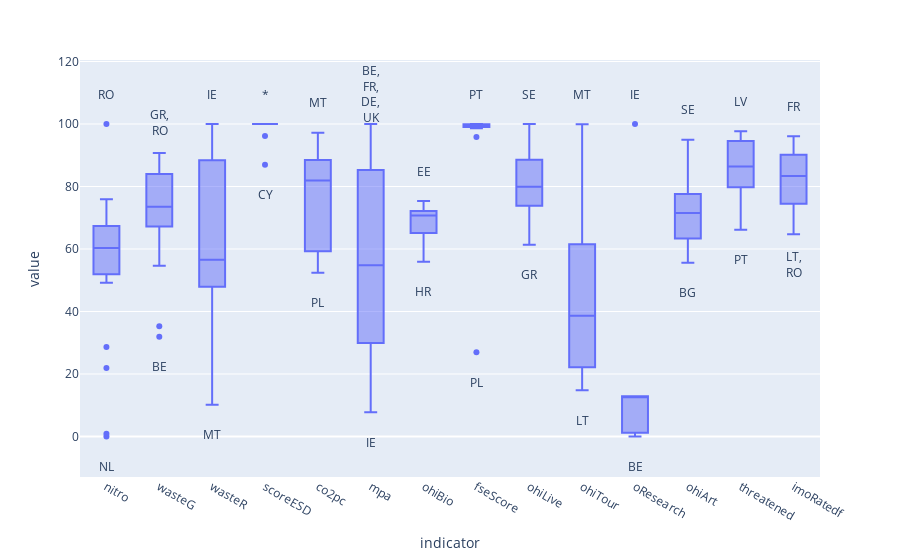

Notebook code for this chart:
### Code cell
# plot min, max, and EEZ-weigthed average for indicators

indicatorsBox = (
    fullData[fullData.index.isin([2021], level=1)]
    .stack()
    .reset_index()
    .rename(columns={0: "value", "level_2": "indicator"})
)
indicatorsBox = indicatorsBox[indicatorsBox.indicator.isin(varNames)]
indicatorsBox.Country= indicatorsBox.Country.map(country_to_abbrev)

fig = px.box(indicatorsBox, x="indicator", y="value")
# add Countries in the max and min
# create annotation list, x is the x-axis position of the annotation
annoList = []
x = 0
for s in indicatorsBox.indicator.unique():
    # get max value for indicator
    maxVal = np.max(indicatorsBox[indicatorsBox["indicator"] == s]["value"])
    # get countries with max value, if more than 4 countries, use *
    countries = indicatorsBox.loc[(indicatorsBox['value'] == maxVal)&(indicatorsBox['indicator']== s), 'Country'].values
    if len(countries) > 4:
        countries = '*'
    countries = ',<br>'.join(countries)
    annotation = dict(
        x=x,
        # y position is the max value
        y=np.max(indicatorsBox[indicatorsBox["indicator"] == s]["value"]),
        text= countries,
        yshift=30,
        showarrow=False,
    )
    annoList.append(annotation)
    x += 1


x = 0
for s in indicatorsBox.indicator.unique():
    # get max value for indicator
    minVal = np.min(indicatorsBox[indicatorsBox["indicator"] == s]["value"])
    # get countries with min value, if more than 4 countries, use *
    countries = indicatorsBox.loc[(indicatorsBox['value'] == minVal)&(indicatorsBox['indicator']== s), 'Country'].values
    if len(countries) > 4:
        countries = '*'
    countries = ',<br>'.join(countries)
    annotation = dict(
        x=x,
        # y position is the min value
        y=np.min(indicatorsBox[indicatorsBox["indicator"] == s]["value"]),
        text= countries,
        yshift=-30,
        showarrow=False,
    )
    annoList.append(annotation)
    x += 1


fig.update_layout(annotations=annoList)

fig.show()

### Figure 1 — Plotly figure (JSON) as saved in the notebook; plotly's stock layout.template omitted (floating-point values rounded to 4 significant figures; data arrays with more than 128 entries replaced by an {"elided": "..."} marker saying what was removed)
{"data": [{"alignmentgroup": "True", "hovertemplate": "indicator=%{x}<br>value=%{y}<extra></extra>", "legendgroup": "", "marker": {"color": "#636efa"}, "name": "", "notched": false, "offsetgroup": "", "orientation": "v", "showlegend": false, "type": "box", "x": {"elided": "295 str values"}, "x0": " ", "xaxis": "x", "y": {"elided": "295 float values"}, "y0": " ", "yaxis": "y"}], "layout": {"annotations": [{"showarrow": false, "text": "RO", "x": 0, "y": 100, "yshift": 30}, {"showarrow": false, "text": "GR,<br>RO", "x": 1, "y": 90.76, "yshift": 30}, {"showarrow": false, "text": "IE", "x": 2, "y": 100, "yshift": 30}, {"showarrow": false, "text": "*", "x": 3, "y": 100, "yshift": 30}, {"showarrow": false, "text": "MT", "x": 4, "y": 97.23, "yshift": 30}, {"showarrow": false, "text": "BE,<br>FR,<br>DE,<br>UK", "x": 5, "y": 100, "yshift": 30}, {"showarrow": false, "text": "EE", "x": 6, "y": 75.35, "yshift": 30}, {"showarrow": false, "text": "PT", "x": 7, "y": 100, "yshift": 30}, {"showarrow": false, "text": "SE", "x": 8, "y": 100, "yshift": 30}, {"showarrow": false, "text": "MT", "x": 9, "y": 99.96, "yshift": 30}, {"showarrow": false, "text": "IE", "x": 10, "y": 100, "yshift": 30}, {"showarrow": false, "text": "SE", "x": 11, "y": 94.94, "yshift": 30}, {"showarrow": false, "text": "LV", "x": 12, "y": 97.7, "yshift": 30}, {"showarrow": false, "text": "FR", "x": 13, "y": 96.08, "yshift": 30}, {"showarrow": false, "text": "NL", "x": 0, "y": 0, "yshift": -30}, {"showarrow": false, "text": "BE", "x": 1, "y": 31.93, "yshift": -30}, {"showarrow": false, "text": "MT", "x": 2, "y": 10.2, "yshift": -30}, {"showarrow": false, "text": "CY", "x": 3, "y": 86.95, "yshift": -30}, {"showarrow": false, "text": "PL", "x": 4, "y": 52.37, "yshift": -30}, {"showarrow": false, "text": "IE", "x": 5, "y": 7.77, "yshift": -30}, {"showarrow": false, "text": "HR", "x": 6, "y": 55.92, "yshift": -30}, {"showarrow": false, "text": "PL", "x": 7, "y": 26.98, "yshift": -30}, {"showarrow": false, "text": "GR", "x": 8, "y": 61.38, "yshift": -30}, {"showarrow": false, "text": "LT", "x": 9, "y": 14.81, "yshift": -30}, {"showarrow": false, "text": "BE", "x": 10, "y": 0, "yshift": -30}, {"showarrow": false, "text": "BG", "x": 11, "y": 55.64, "yshift": -30}, {"showarrow": false, "text": "PT", "x": 12, "y": 66.15, "yshift": -30}, {"showarrow": false, "text": "LT,<br>RO", "x": 13, "y": 64.71, "yshift": -30}], "boxmode": "group", "legend": {"tracegroupgap": 0}, "margin": {"t": 60}, "xaxis": {"anchor": "y", "domain": [0, 1], "title": {"text": "indicator"}}, "yaxis": {"anchor": "x", "domain": [0, 1], "title": {"text": "value"}}}}
